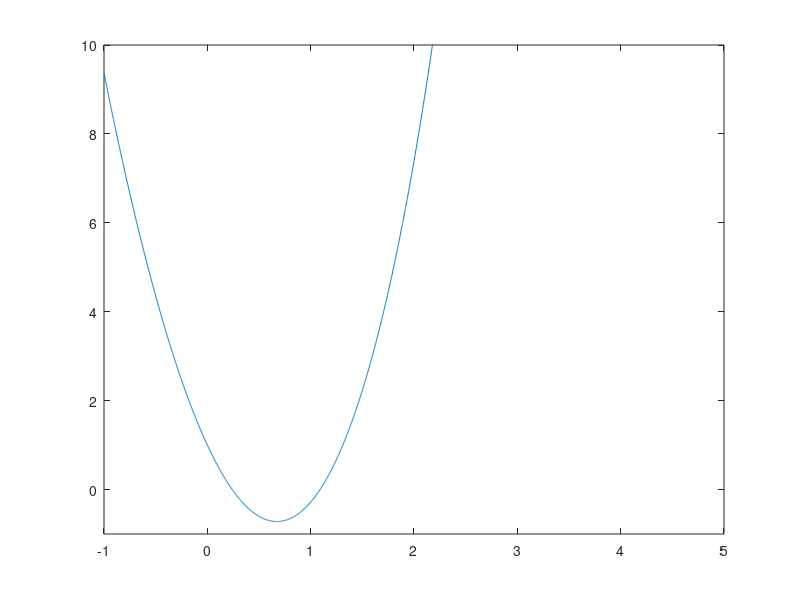

The MATLAB script that drew this image:
close all;clear all;clc;
x=linspace(-1,5,3000);
y=3.*x.*x-6.*x+exp(x);
% x=linspace(-180,180,1000);
% y=10*sin(x*pi/180);
plot(x,y);
axis ([-1 5 -1 10]);